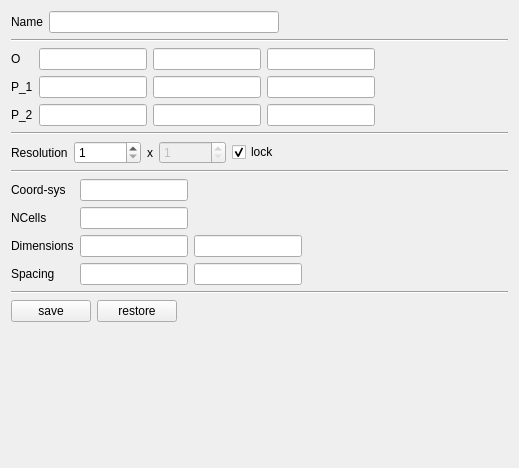
<?xml version="1.0" encoding="UTF-8"?>
<ui version="4.0">
 <class>pqSQPlaneSourceForm</class>
 <widget class="QWidget" name="pqSQPlaneSourceForm">
  <property name="geometry">
   <rect>
    <x>0</x>
    <y>0</y>
    <width>519</width>
    <height>468</height>
   </rect>
  </property>
  <property name="windowTitle">
   <string>Form</string>
  </property>
  <layout class="QVBoxLayout" name="verticalLayout">
   <item>
    <layout class="QHBoxLayout" name="horizontalLayout">
     <item>
      <widget class="QLabel" name="label_4">
       <property name="text">
        <string>Name</string>
       </property>
       <property name="buddy">
        <cstring>name</cstring>
       </property>
      </widget>
     </item>
     <item>
      <widget class="QLineEdit" name="name"/>
     </item>
     <item>
      <spacer name="horizontalSpacer">
       <property name="orientation">
        <enum>Qt::Horizontal</enum>
       </property>
       <property name="sizeHint" stdset="0">
        <size>
         <width>40</width>
         <height>20</height>
        </size>
       </property>
      </spacer>
     </item>
    </layout>
   </item>
   <item>
    <widget class="Line" name="line">
     <property name="orientation">
      <enum>Qt::Horizontal</enum>
     </property>
    </widget>
   </item>
   <item>
    <layout class="QHBoxLayout" name="horizontalLayout_2">
     <item>
      <layout class="QGridLayout" name="gridLayout">
       <item row="0" column="0">
        <widget class="QLabel" name="label">
         <property name="text">
          <string>O</string>
         </property>
        </widget>
       </item>
       <item row="0" column="1">
        <widget class="QLineEdit" name="o_x"/>
       </item>
       <item row="0" column="2">
        <widget class="QLineEdit" name="o_y"/>
       </item>
       <item row="0" column="3">
        <widget class="QLineEdit" name="o_z"/>
       </item>
       <item row="1" column="0">
        <widget class="QLabel" name="label_2">
         <property name="text">
          <string>P_1</string>
         </property>
        </widget>
       </item>
       <item row="1" column="1">
        <widget class="QLineEdit" name="p1_x"/>
       </item>
       <item row="1" column="2">
        <widget class="QLineEdit" name="p1_y"/>
       </item>
       <item row="1" column="3">
        <widget class="QLineEdit" name="p1_z"/>
       </item>
       <item row="2" column="0">
        <widget class="QLabel" name="label_3">
         <property name="text">
          <string>P_2</string>
         </property>
        </widget>
       </item>
       <item row="2" column="1">
        <widget class="QLineEdit" name="p2_x"/>
       </item>
       <item row="2" column="2">
        <widget class="QLineEdit" name="p2_y"/>
       </item>
       <item row="2" column="3">
        <widget class="QLineEdit" name="p2_z"/>
       </item>
      </layout>
     </item>
     <item>
      <spacer name="horizontalSpacer_2">
       <property name="orientation">
        <enum>Qt::Horizontal</enum>
       </property>
       <property name="sizeHint" stdset="0">
        <size>
         <width>40</width>
         <height>20</height>
        </size>
       </property>
      </spacer>
     </item>
    </layout>
   </item>
   <item>
    <widget class="Line" name="line_2">
     <property name="orientation">
      <enum>Qt::Horizontal</enum>
     </property>
    </widget>
   </item>
   <item>
    <layout class="QHBoxLayout" name="horizontalLayout_3">
     <item>
      <widget class="QLabel" name="label_5">
       <property name="text">
        <string>Resolution</string>
       </property>
      </widget>
     </item>
     <item>
      <widget class="QSpinBox" name="res_x">
       <property name="minimum">
        <number>1</number>
       </property>
       <property name="maximum">
        <number>999999999</number>
       </property>
      </widget>
     </item>
     <item>
      <widget class="QLabel" name="label_6">
       <property name="text">
        <string>x</string>
       </property>
      </widget>
     </item>
     <item>
      <widget class="QSpinBox" name="res_y">
       <property name="enabled">
        <bool>false</bool>
       </property>
       <property name="minimum">
        <number>1</number>
       </property>
       <property name="maximum">
        <number>999999999</number>
       </property>
      </widget>
     </item>
     <item>
      <widget class="QCheckBox" name="aspectLock">
       <property name="text">
        <string>lock </string>
       </property>
       <property name="checked">
        <bool>true</bool>
       </property>
      </widget>
     </item>
     <item>
      <spacer name="horizontalSpacer_3">
       <property name="orientation">
        <enum>Qt::Horizontal</enum>
       </property>
       <property name="sizeHint" stdset="0">
        <size>
         <width>40</width>
         <height>20</height>
        </size>
       </property>
      </spacer>
     </item>
    </layout>
   </item>
   <item>
    <widget class="Line" name="line_3">
     <property name="orientation">
      <enum>Qt::Horizontal</enum>
     </property>
    </widget>
   </item>
   <item>
    <layout class="QHBoxLayout" name="horizontalLayout_4">
     <item>
      <layout class="QGridLayout" name="gridLayout_2">
       <item row="0" column="0">
        <widget class="QLabel" name="label_10">
         <property name="sizePolicy">
          <sizepolicy hsizetype="Preferred" vsizetype="Preferred">
           <horstretch>0</horstretch>
           <verstretch>0</verstretch>
          </sizepolicy>
         </property>
         <property name="text">
          <string>Coord-sys</string>
         </property>
        </widget>
       </item>
       <item row="0" column="1">
        <widget class="QLineEdit" name="coordStatus">
         <property name="readOnly">
          <bool>true</bool>
         </property>
        </widget>
       </item>
       <item row="1" column="0">
        <widget class="QLabel" name="label_9">
         <property name="text">
          <string>NCells</string>
         </property>
        </widget>
       </item>
       <item row="1" column="1">
        <widget class="QLineEdit" name="nCells">
         <property name="readOnly">
          <bool>true</bool>
         </property>
        </widget>
       </item>
       <item row="2" column="0">
        <widget class="QLabel" name="label_7">
         <property name="text">
          <string>Dimensions</string>
         </property>
        </widget>
       </item>
       <item row="2" column="1">
        <widget class="QLineEdit" name="dim_x">
         <property name="readOnly">
          <bool>true</bool>
         </property>
        </widget>
       </item>
       <item row="2" column="2">
        <widget class="QLineEdit" name="dim_y">
         <property name="readOnly">
          <bool>true</bool>
         </property>
        </widget>
       </item>
       <item row="3" column="0">
        <widget class="QLabel" name="label_8">
         <property name="text">
          <string>Spacing</string>
         </property>
        </widget>
       </item>
       <item row="3" column="1">
        <widget class="QLineEdit" name="dx">
         <property name="readOnly">
          <bool>true</bool>
         </property>
        </widget>
       </item>
       <item row="3" column="2">
        <widget class="QLineEdit" name="dy">
         <property name="readOnly">
          <bool>true</bool>
         </property>
        </widget>
       </item>
      </layout>
     </item>
     <item>
      <spacer name="horizontalSpacer_4">
       <property name="orientation">
        <enum>Qt::Horizontal</enum>
       </property>
       <property name="sizeHint" stdset="0">
        <size>
         <width>40</width>
         <height>20</height>
        </size>
       </property>
      </spacer>
     </item>
    </layout>
   </item>
   <item>
    <widget class="Line" name="line_4">
     <property name="orientation">
      <enum>Qt::Horizontal</enum>
     </property>
    </widget>
   </item>
   <item>
    <layout class="QHBoxLayout" name="horizontalLayout_5">
     <item>
      <widget class="QPushButton" name="save">
       <property name="text">
        <string>save</string>
       </property>
      </widget>
     </item>
     <item>
      <widget class="QPushButton" name="restore">
       <property name="text">
        <string>restore</string>
       </property>
      </widget>
     </item>
     <item>
      <spacer name="horizontalSpacer_5">
       <property name="orientation">
        <enum>Qt::Horizontal</enum>
       </property>
       <property name="sizeHint" stdset="0">
        <size>
         <width>40</width>
         <height>20</height>
        </size>
       </property>
      </spacer>
     </item>
    </layout>
   </item>
   <item>
    <spacer name="verticalSpacer">
     <property name="orientation">
      <enum>Qt::Vertical</enum>
     </property>
     <property name="sizeHint" stdset="0">
      <size>
       <width>20</width>
       <height>136</height>
      </size>
     </property>
    </spacer>
   </item>
  </layout>
 </widget>
 <tabstops>
  <tabstop>name</tabstop>
  <tabstop>o_x</tabstop>
  <tabstop>o_y</tabstop>
  <tabstop>o_z</tabstop>
  <tabstop>p1_x</tabstop>
  <tabstop>p1_y</tabstop>
  <tabstop>p1_z</tabstop>
  <tabstop>p2_x</tabstop>
  <tabstop>p2_y</tabstop>
  <tabstop>p2_z</tabstop>
  <tabstop>res_x</tabstop>
  <tabstop>res_y</tabstop>
  <tabstop>aspectLock</tabstop>
  <tabstop>coordStatus</tabstop>
  <tabstop>nCells</tabstop>
  <tabstop>dim_x</tabstop>
  <tabstop>dim_y</tabstop>
  <tabstop>dx</tabstop>
  <tabstop>dy</tabstop>
  <tabstop>save</tabstop>
  <tabstop>restore</tabstop>
 </tabstops>
 <resources/>
 <connections>
  <connection>
   <sender>aspectLock</sender>
   <signal>toggled(bool)</signal>
   <receiver>res_y</receiver>
   <slot>setDisabled(bool)</slot>
   <hints>
    <hint type="sourcelabel">
     <x>270</x>
     <y>148</y>
    </hint>
    <hint type="destinationlabel">
     <x>199</x>
     <y>148</y>
    </hint>
   </hints>
  </connection>
 </connections>
</ui>
